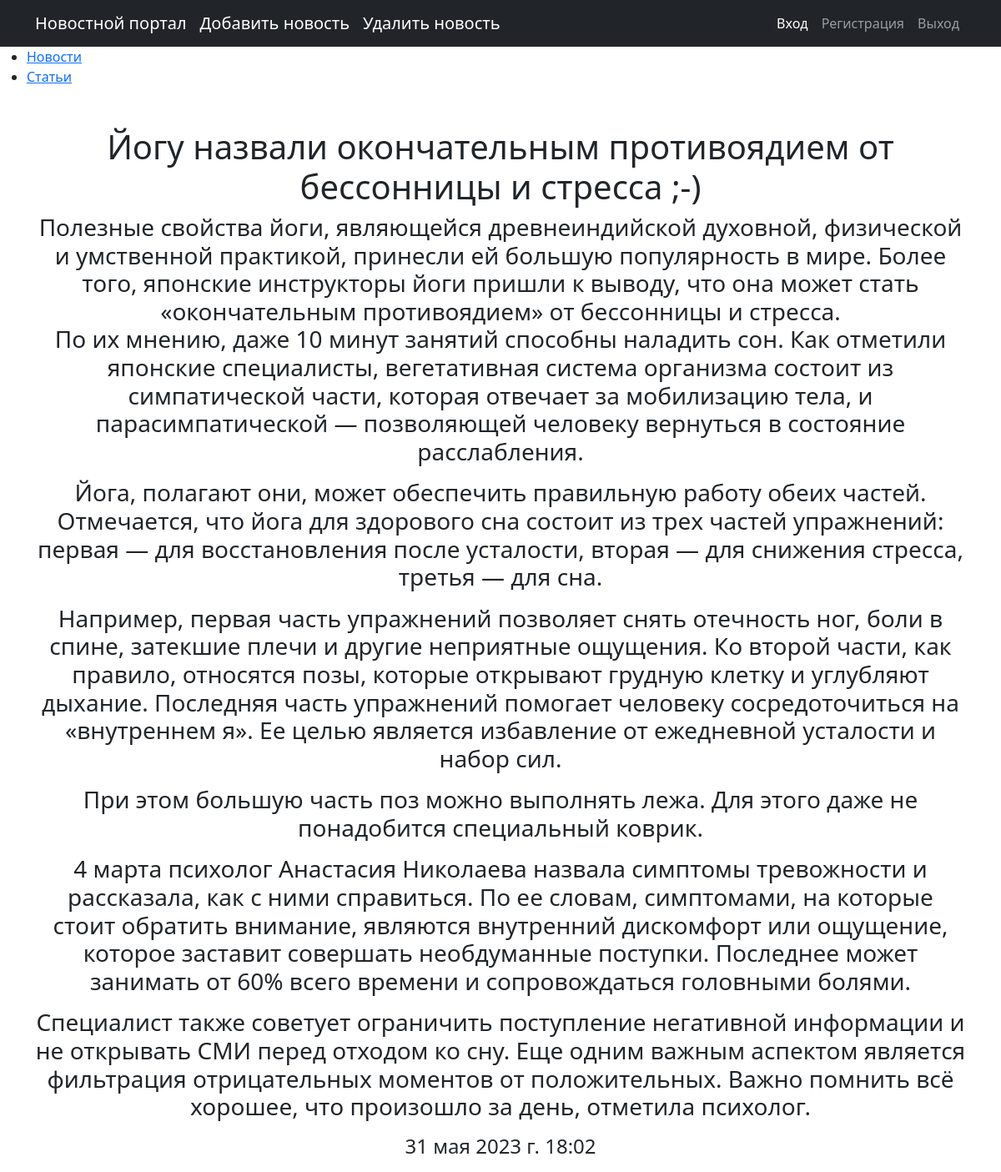
The page /main/2 on the database its author committed.
### newspro/models.py (models this page shows, shortened)
class Categoryes(models.Model):
    name = models.CharField(max_length=100)

class News(models.Model):
    title = models.CharField(max_length=150)
    text = models.TextField()
    time_in = models.DateTimeField(auto_now_add=True)
    is_published = models.BooleanField(default=False)
    category = models.ForeignKey('Categoryes', on_delete=models.CASCADE)

### newspro/views.py (the view)
# urls.py: path('<int:pk>', NewsDetail.as_view(), name='news_detail'),
class NewsDetail(DetailView):
    model = News
    template_name = 'detail.html'
    context_object_name = 'news_get'
    def get_context_data(self, **kwargs):
        context = super().get_context_data(**kwargs)
        context['bookmark'] = 'Подробное описание'
        return context

### newspro/templatetags/custom_filter.py (called while the page is built)
@register.filter()
def custom_filter(value):
   return f'{value} ;-)'

### newspro/templatetags/custom_teg.py (called while the page is built)
@register.simple_tag()
def cat():
    return Categoryes.objects.all()

### templates/detail.html (shortened to what this page needs)
{% extends 'base.html' %}
{% load custom_filter %}
{% block content %}
<h1>{{ news_get.title|custom_filter }}</h1>
<h3>{{ news_get.text|linebreaks }}</h3>
<h4>{{ news_get.time_in }}</h4>
{% endblock content %}

### templates/base.html (shortened to what this page needs)
<!DOCTYPE html>
{% load custom_teg %}
{% load static %}
<html lang="en">
    <head>
        <link href="{% static 'css/styles.css'%}" rel="stylesheet" />
    </head>
    <body>
        <nav class="navbar navbar-expand-lg navbar-dark bg-dark">
            <div class="container">
                <a class="navbar-brand" href="{% url 'main' %}">Новостной портал</a>
                <a class="navbar-brand" href="{% url 'news_create' %}">Добавить новость</a>
                <a class="navbar-brand" href="#">Удалить новость</a>
                <div class="collapse navbar-collapse" id="navbarSupportedContent">
                    <ul class="navbar-nav ms-auto mb-2 mb-lg-0">
                        <li class="nav-item"><a class="nav-link active" aria-current="page" href="{% url 'login' %}">Вход</a></li>
                        <li class="nav-item"><a class="nav-link" href="{% url 'signup' %}">Регистрация</a></li>
                        <li class="nav-item"><a class="nav-link" href="#">Выход</a></li>
                    </ul>
                </div>
            </div>
        </nav>
        <td valign="top" class="left-chapters">
            <ul id="leftchapters">
                {% cat as categoryes %}
                {% for i in categoryes %}
                <li><a href="#">{{ i.name }}</a></li>
                {% endfor %}
            </ul>
        </td>
        <div class="container">
            <div class="text-center mt-5">
                <h1>{% block content %}{% endblock content %}</h1>
            </div>
        </div>
	</body>
</html>

### rows shown on the page
Categoryes: name "Новости"
Categoryes: name "Статьи"
News: title|custom_filter "Йогу назвали окончательным противоядием от бессонницы и стресса ;-)", text "Полезные свойства йоги, являющейся древнеиндийской духовной, физической и умственной практикой, принесли ей большую популярность в мире. Более того, японские инструкторы йоги пришли к выводу, что она может стать «окончательным противоядием» от бессонницы и стресса. По их мнению, даже 10 минут занятий способны наладить сон. Как отметили японские специалисты, вегетативная система организма состоит из симпатической части, которая отвечает за мобилизацию тела, и парасимпатической — позволяющей человеку вернуться в состояние расслабления. Йога, полагают они, может обеспечить правильную работу обеих частей. Отмечается, что йога для здорового сна состоит из трех частей упражнений: первая — для…", time_in "31 мая 2023 г. 18:02"
